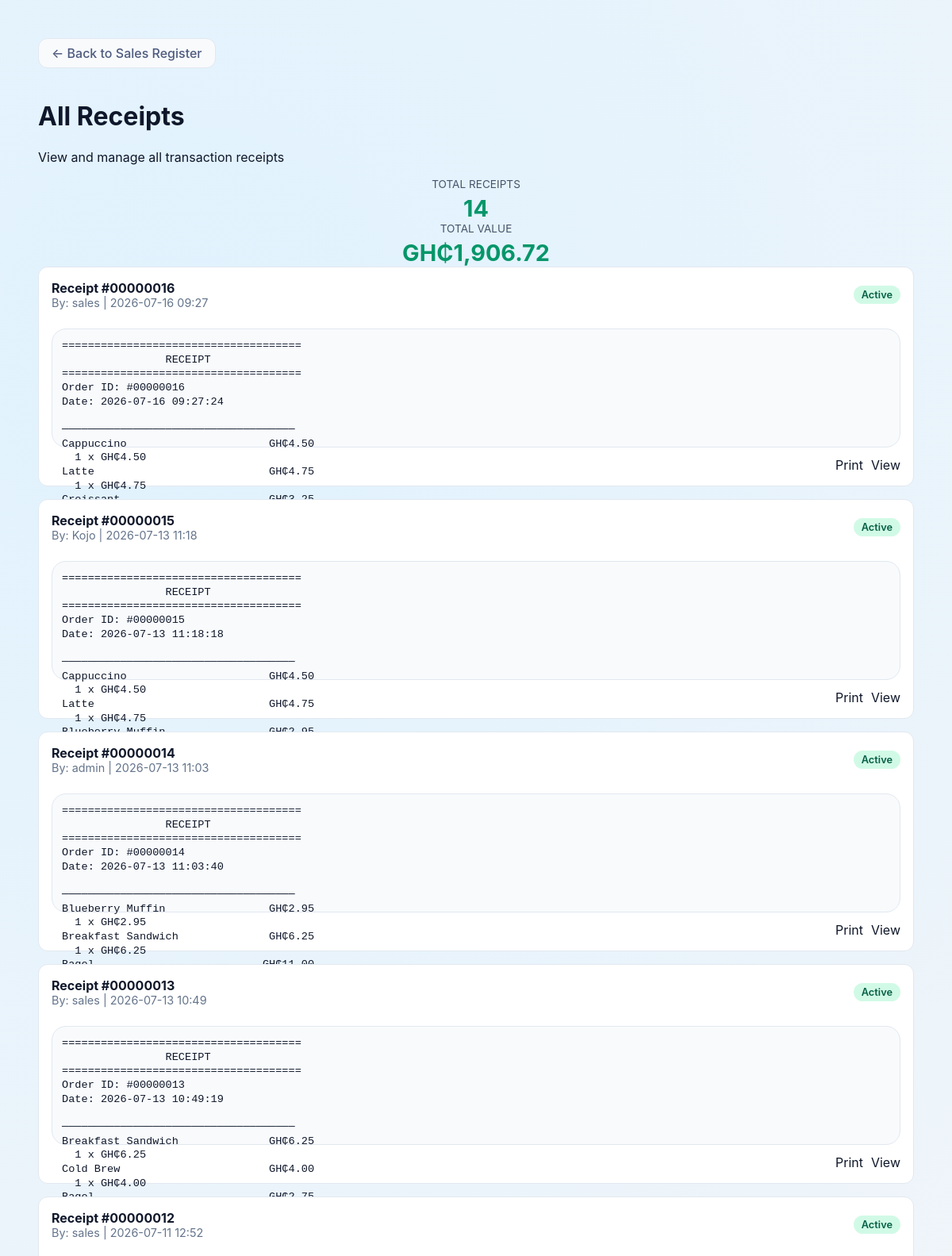
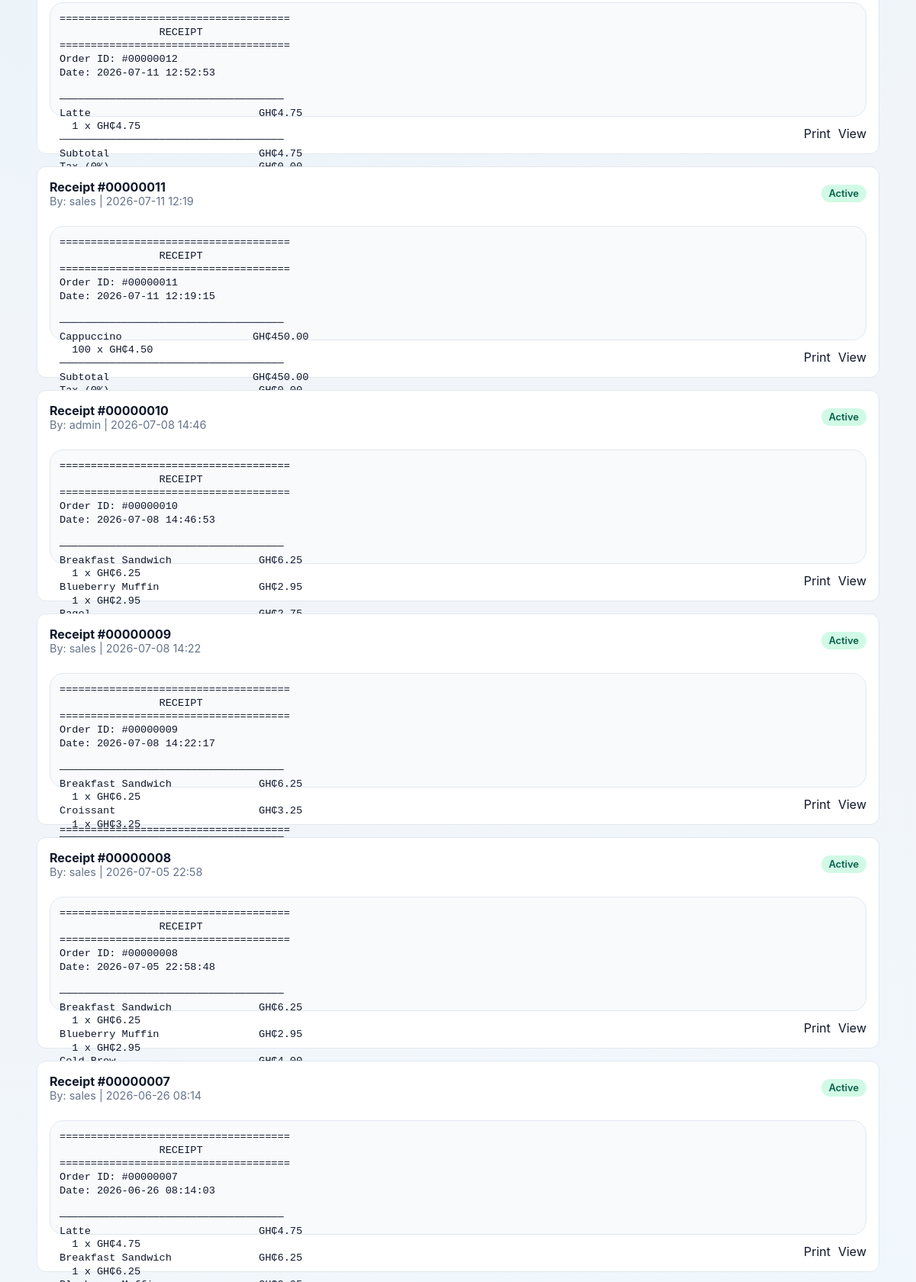
The page /receipts.php (signed in, upper part) on the database its author committed (2 pictures, top to bottom).
### tables this page shows
CREATE TABLE receipts (
            id INTEGER PRIMARY KEY,
            order_id INTEGER NOT NULL UNIQUE,
            username TEXT NOT NULL,
            receipt_content TEXT NOT NULL,
            return_status TEXT NOT NULL DEFAULT "Active",
            created_at TEXT NOT NULL,
            FOREIGN KEY(order_id) REFERENCES orders(id)
        );

### inc/functions.php (called while the page is built, shortened)
<?php
function get_db_path(): string {
    $dir = __DIR__ . '/../data';
    return $dir . '/pos.db';
}
function get_database(): PDO {
    static $pdo = null;
    if ($pdo !== null) {
        return $pdo;
    }
    $path = get_db_path();
    $pdo = new PDO('sqlite:' . $path);
    $pdo->setAttribute(PDO::ATTR_ERRMODE, PDO::ERRMODE_EXCEPTION);
    return $pdo;
}
function load_receipts(): array {
    $stmt = get_database()->query(
        'SELECT r.id, r.order_id, r.username, r.receipt_content, r.return_status, r.created_at
         FROM receipts r
         ORDER BY r.created_at DESC'
    );
    return $stmt->fetchAll(PDO::FETCH_ASSOC);
}

### receipts.php (the view, shortened to what this page needs)
<?php
require_once __DIR__ . '/inc/functions.php';
$user = current_user();
$viewReceiptId = intval($_GET['view'] ?? 0);
$viewReceipt = null;
if ($user['role'] === 'admin') {
    $receipts = load_receipts();
} else {
    $receipts = load_receipts_by_user($user['username']);
}
?>
<!DOCTYPE html>
<html lang="en">
<head>
  <link rel="stylesheet" href="styles.css" />
</head>
<body>
  <div class="receipts-container">
    <a href="sales.php" class="back-link">← Back to Sales Register</a>
    <?php if ($viewReceiptId > 0 && $viewReceipt): ?>
      <div class="single-view">
        <h2>Receipt #<?php echo str_pad((string)$viewReceiptId, 8, '0', STR_PAD_LEFT); ?></h2>
        <pre><?php echo htmlspecialchars($viewReceipt); ?></pre>
        <div class="receipt-actions">
          <a href="print_receipt.php?id=<?php echo $viewReceiptId; ?>" class="primary" target="_blank">Print Receipt</a>
          <a href="receipts.php" class="secondary">Back to All Receipts</a>
        </div>
      </div>
    <?php else: ?>
      <h1>All Receipts</h1>
      <p>View and manage all transaction receipts</p>
      <?php
      $totalReceipts = count($receipts);
      $totalValue = 0;
      foreach ($receipts as $receipt) {
          preg_match('/TOTAL\s+GH₵([\d.]+)/', $receipt['receipt_content'], $matches);
          if (!empty($matches[1])) {
              $totalValue += floatval($matches[1]);
          }
      }
      ?>
      <div class="stats-panel">
        <div class="stat-item">
          <div class="stat-label">Total Receipts</div>
          <div class="stat-value"><?php echo $totalReceipts; ?></div>
        </div>
        <div class="stat-item">
          <div class="stat-label">Total Value</div>
          <div class="stat-value">GH₵<?php echo number_format($totalValue, 2); ?></div>
        </div>
      </div>
      <?php if (empty($receipts)): ?>
        <p class="empty-message">No receipts found.</p>
      <?php else: ?>
        <div class="receipts-summary">
          <?php foreach ($receipts as $receipt): ?>
            <div class="receipt-card">
              <div class="receipt-header">
                <div>
                  <div class="receipt-id">Receipt #<?php echo htmlspecialchars(str_pad((string)$receipt['order_id'], 8, '0', STR_PAD_LEFT)); ?></div>
                  <div class="receipt-meta">
                    By: <?php echo htmlspecialchars($receipt['username']); ?> |
                    <?php echo htmlspecialchars(date('Y-m-d H:i', strtotime($receipt['created_at']))); ?>
                  </div>
                </div>
                <div class="text-right">
                  <span class="receipt-status <?php echo strtolower($receipt['return_status']); ?>">
                    <?php echo htmlspecialchars($receipt['return_status']); ?>
                  </span>
                </div>
              </div>
              <pre class="receipt-preview"><?php echo htmlspecialchars($receipt['receipt_content']); ?></pre>
              <div class="receipt-actions">
                <a href="print_receipt.php?id=<?php echo $receipt['id']; ?>" class="tertiary" target="_blank">Print</a>
                <a href="receipts.php?view=<?php echo $receipt['id']; ?>" class="secondary">View</a>
              </div>
            </div>
          <?php endforeach; ?>
        </div>
      <?php endif; ?>
    <?php endif; ?>
  </div>
</body>
</html>

### styles.css (style rules this page uses)
:root { color-scheme: light; font-family: Inter, system-ui, -apple-system, BlinkMacSystemFont, "Segoe UI", sans-serif; background: #f8fafc; color: #0f172a; font-size: 16px; }
* { box-sizing: border-box; }
html, body { margin: 0; min-height: 100%; -webkit-text-size-adjust: 100%; text-size-adjust: 100%; }
body { padding: 24px; background: #f1f5f9; background-image: radial-gradient(circle at 20% 10%, #e0f2fe 0%, transparent 40%), radial-gradient(circle at 80% 90%, #f0f9ff 0%, transparent 40%); -webkit-font-smoothing: antialiased; -moz-osx-font-smoothing: grayscale; }
a { color: inherit; text-decoration: none; -webkit-tap-highlight-color: transparent; }
.text-right { text-align: right; }
.header-actions a, .back-link { display: inline-flex; align-items: center; justify-content: center; text-decoration: none; background-color: #f8fafc; color: #334155; padding: 8px 16px; border-radius: 12px; text-align: center; white-space: nowrap; font-weight: 500; border: 1px solid #e2e8f0; transition: background-color 0.2s, border-color 0.2s; }
.back-link { margin-bottom: 20px; color: #4e5b7f; }
.receipt-status { display: inline-block; padding: 4px 10px; border-radius: 999px; font-size: 0.8rem; font-weight: 600; }
.receipt-status.active, .return-badge.active { background: #d1fae6; color: #065f46; }
.product-actions, .cart-actions, .cart-actions-row, .admin-actions, .receipt-actions, .order-actions { display: flex; flex-wrap: wrap; gap: 10px; justify-content:end; align-items: center; }
.receipt-output, .receipt-preview { margin: 0; background: #f8fafc; padding: 22px; border-radius: 18px; min-height: 240px; white-space: pre-wrap; color: #0f172a; font-family: ui-monospace, SFMono-Regular, Menlo, Monaco, Consolas, "Liberation Mono", "Courier New", monospace; border: 1px solid #e2e8f0; }
.receipt-preview { padding: 12px; min-height: 80px; max-height: 150px; font-size: 0.85rem; line-height: 1.3; }
.receipt-id { font-weight: 700; color: #0f172a; }
.receipt-meta, .receipt-return-status { font-size: 0.9rem; color: #64748b; }
.receipts-container, .returns-container, .sales-detail-container { max-width: 1160px; margin: 0 auto; padding: 24px; }
.receipts-summary, .returns-summary, .sales-summary { display: grid; gap: 16px; }
.receipt-card, .return-order, .order-summary { display: grid; gap: 12px; background: #f8fafc; border: 1px solid #e2e8f0; border-radius: 16px; padding: 16px; }
.receipt-card { background: #ffffff; border: 1px solid #e2e8f0; border-radius: 12px; transition: box-shadow 0.2s ease; }
.receipt-header { display: flex; justify-content: space-between; align-items: center; margin-bottom: 12px; }
.order-id, .receipt-id { font-weight: 700; color: #0f172a; }
.order-meta, .receipt-meta { font-size: 0.9rem; color: #64748b; }
.stat-item { text-align: center; }
.stat-label { font-size: 0.85rem; color: #475569; text-transform: uppercase; }
.stat-value { font-size: 1.8rem; font-weight: 700; color: #059669; margin-top: 5px; }

### rows shown on the page
receipts: order "00000016", username "sales", created_at "2026-07-16 09:27", return_status "Active", receipt_content "===================================== RECEIPT ===================================== Order ID: #00000016 Date: 2026-07-16 09:27:24 ──────────────────────────────────── Cappuccino GH₵4.50 1 x GH₵4.50 Latte GH₵4.75 1 x GH₵4.75…"
receipts: order "00000015", username "Kojo", created_at "2026-07-13 11:18", return_status "Active", receipt_content "===================================== RECEIPT ===================================== Order ID: #00000015 Date: 2026-07-13 11:18:18 ──────────────────────────────────── Cappuccino GH₵4.50 1 x GH₵4.50 Latte GH₵4.75 1 x GH₵4.75…"
receipts: order "00000014", username "admin", created_at "2026-07-13 11:03", return_status "Active", receipt_content "===================================== RECEIPT ===================================== Order ID: #00000014 Date: 2026-07-13 11:03:40 ──────────────────────────────────── Blueberry Muffin GH₵2.95 1 x GH₵2.95 Breakfast Sandwich GH₵6.25 1 x GH₵6.25…"
receipts: order "00000013", username "sales", created_at "2026-07-13 10:49", return_status "Active", receipt_content "===================================== RECEIPT ===================================== Order ID: #00000013 Date: 2026-07-13 10:49:19 ──────────────────────────────────── Breakfast Sandwich GH₵6.25 1 x GH₵6.25 Cold Brew GH₵4.00 1 x GH₵4.00…"
receipts: order "00000012", username "sales", created_at "2026-07-11 12:52", return_status "Active", receipt_content "===================================== RECEIPT ===================================== Order ID: #00000012 Date: 2026-07-11 12:52:53 ──────────────────────────────────── Latte GH₵4.75 1 x GH₵4.75 ──────────────────────────────────── Subtotal GH₵4.75…"
receipts: order "00000011", username "sales", created_at "2026-07-11 12:19", return_status "Active", receipt_content "===================================== RECEIPT ===================================== Order ID: #00000011 Date: 2026-07-11 12:19:15 ──────────────────────────────────── Cappuccino GH₵450.00 100 x GH₵4.50 ──────────────────────────────────── Subtotal GH₵450.00…"
receipts: order "00000010", username "admin", created_at "2026-07-08 14:46", return_status "Active", receipt_content "===================================== RECEIPT ===================================== Order ID: #00000010 Date: 2026-07-08 14:46:53 ──────────────────────────────────── Breakfast Sandwich GH₵6.25 1 x GH₵6.25 Blueberry Muffin GH₵2.95 1 x GH₵2.95…"
receipts: order "00000009", username "sales", created_at "2026-07-08 14:22", return_status "Active", receipt_content "===================================== RECEIPT ===================================== Order ID: #00000009 Date: 2026-07-08 14:22:17 ──────────────────────────────────── Breakfast Sandwich GH₵6.25 1 x GH₵6.25 Croissant GH₵3.25 1 x GH₵3.25…"
receipts: order "00000008", username "sales", created_at "2026-07-05 22:58", return_status "Active", receipt_content "===================================== RECEIPT ===================================== Order ID: #00000008 Date: 2026-07-05 22:58:48 ──────────────────────────────────── Breakfast Sandwich GH₵6.25 1 x GH₵6.25 Blueberry Muffin GH₵2.95 1 x GH₵2.95…"
receipts: order "00000007", username "sales", created_at "2026-06-26 08:14", return_status "Active", receipt_content "===================================== RECEIPT ===================================== Order ID: #00000007 Date: 2026-06-26 08:14:03 ──────────────────────────────────── Latte GH₵4.75 1 x GH₵4.75 Breakfast Sandwich GH₵6.25 1 x GH₵6.25…"

### other values the page prints
$totalReceipts "14"
$totalValue "1,906.72"
